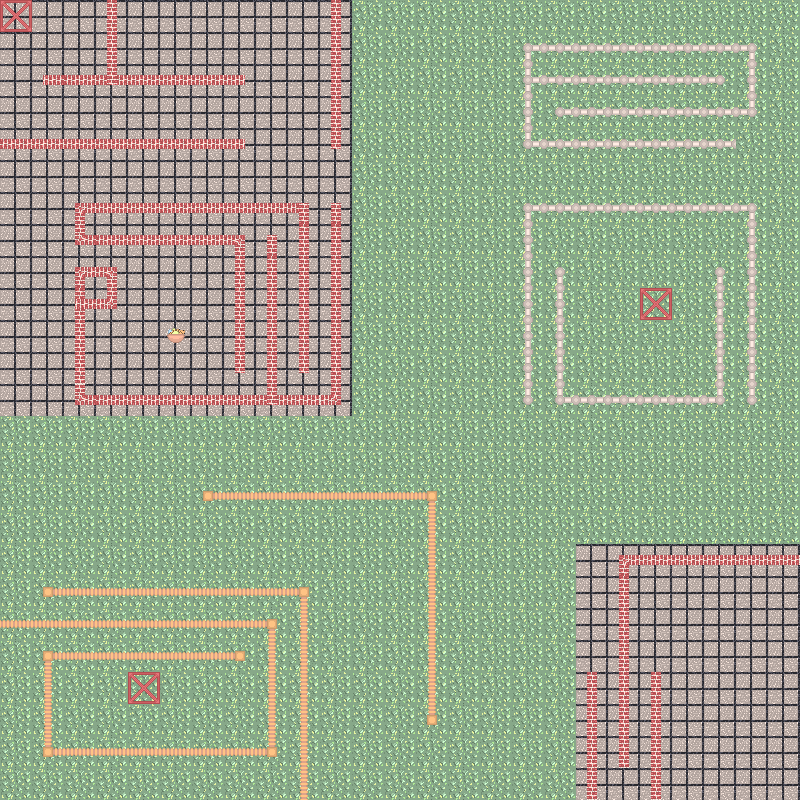

This game map was drawn from its Tiled (.tmx) file and the tilesets committed beside it. A one-line description and the trimmed map source follow:
An orthogonal 25x25 tile map with 32x32 px tiles, 7 tile layers (Tile Layer 1, Tile Layer 4, Tile Layer 3, Tile Layer 2, ...).

<map version="1.9" tiledversion="1.9.2" orientation="orthogonal" renderorder="right-down" width="25" height="25" tilewidth="32" tileheight="32" infinite="0" nextlayerid="14" nextobjectid="1">
 <tileset firstgid="1" source="base.tsx" />
 <group id="2" name="background">
  <layer id="1" name="Tile Layer 1" width="25" height="25">
   <data>[625 cells, 625 non-empty, 2 distinct tile ids]</data>
  </layer>
 </group>
 <group id="6" name="collisions">
  <layer id="9" name="Tile Layer 4" width="25" height="25">
   <data>[625 cells, 185 non-empty, 27 distinct tile ids]</data>
  </layer>
  <layer id="8" name="Tile Layer 3" width="25" height="25">
   <data>[625 cells, 5 non-empty, 4 distinct tile ids]</data>
  </layer>
  <layer id="7" name="Tile Layer 2" width="25" height="25">
   <data>[625 cells, 31 non-empty, 8 distinct tile ids]</data>
  </layer>
 </group>
 <group id="5" name="collectibles">
  <layer id="10" name="Tile Layer 5" width="25" height="25">
   <data>[625 cells, 1 non-empty, 1 distinct tile ids]</data>
  </layer>
 </group>
 <group id="4" name="overlay">
  <layer id="11" name="Tile Layer 6" width="25" height="25">
   <data>[625 cells, 0 non-empty, 0 distinct tile ids]</data>
  </layer>
 </group>
 <group id="3" name="mission">
  <layer id="12" name="Tile Layer 7" width="25" height="25">
   <data>[625 cells, 3 non-empty, 1 distinct tile ids]</data>
  </layer>
 </group>
</map>
